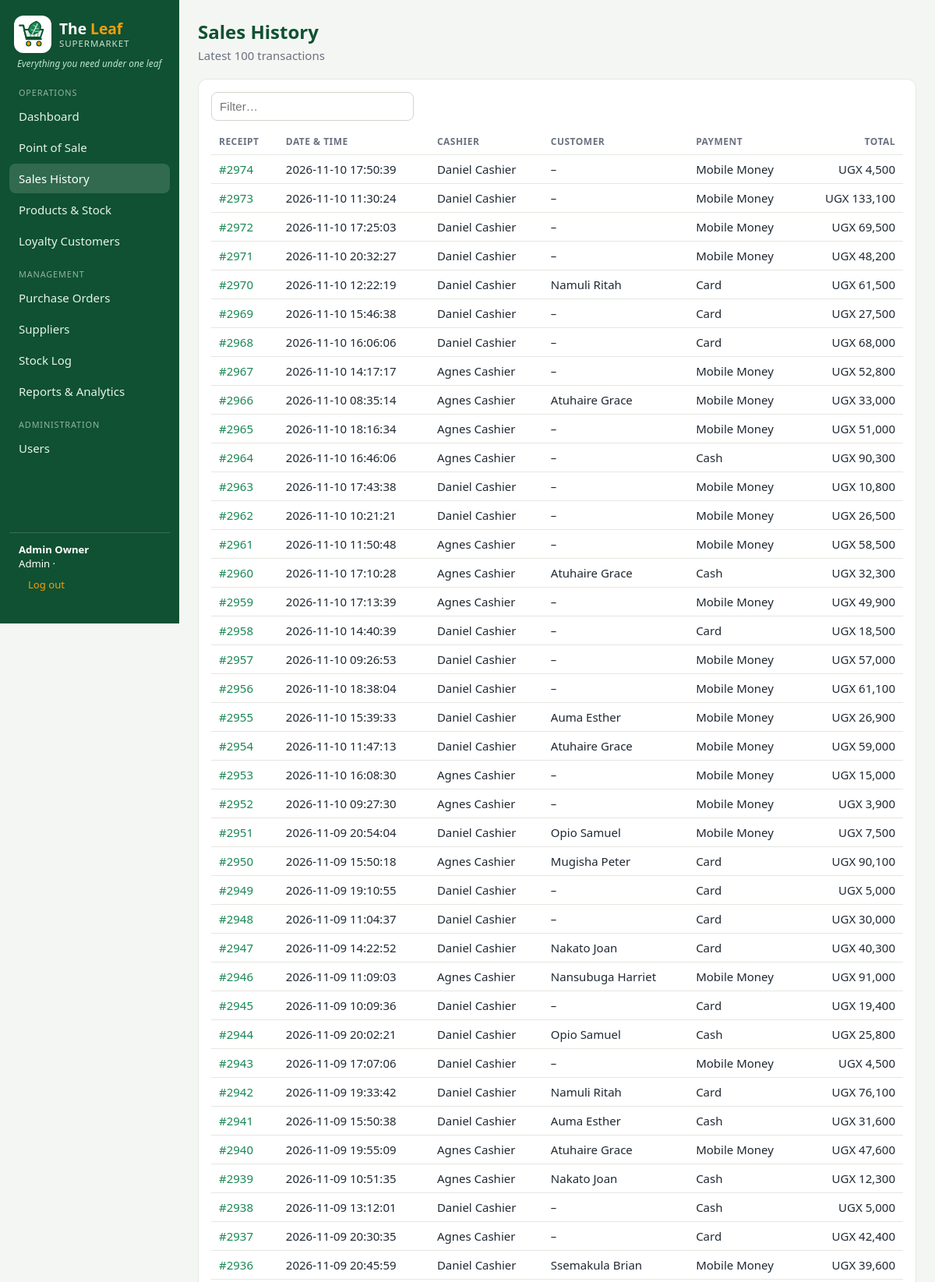
/sales.php (signed in, upper part), run on the app's committed database.
### tables this page shows
CREATE TABLE `sales` (
  `sale_id` int(11) NOT NULL AUTO_INCREMENT,
  `sale_date` datetime NOT NULL,
  `user_id` int(11) NOT NULL,
  `customer_id` int(11) DEFAULT NULL,
  `total` decimal(12,2) NOT NULL,
  `payment_method` enum('Cash','Mobile Money','Card') NOT NULL,
  `points_earned` int(11) NOT NULL DEFAULT 0,
  PRIMARY KEY (`sale_id`),
  KEY `user_id` (`user_id`),
  KEY `customer_id` (`customer_id`),
  KEY `idx_sales_date` (`sale_date`),
  CONSTRAINT `sales_ibfk_1` FOREIGN KEY (`user_id`) REFERENCES `users` (`user_id`),
  CONSTRAINT `sales_ibfk_2` FOREIGN KEY (`customer_id`) REFERENCES `customers` (`customer_id`)
);

CREATE TABLE `users` (
  `user_id` int(11) NOT NULL AUTO_INCREMENT,
  `full_name` varchar(100) NOT NULL,
  `username` varchar(50) NOT NULL,
  `password_hash` varchar(255) NOT NULL,
  `role` enum('admin','manager','cashier') NOT NULL,
  `active` tinyint(1) NOT NULL DEFAULT 1,
  PRIMARY KEY (`user_id`),
  UNIQUE KEY `username` (`username`)
);

CREATE TABLE `customers` (
  `customer_id` int(11) NOT NULL AUTO_INCREMENT,
  `full_name` varchar(100) NOT NULL,
  `phone` varchar(20) NOT NULL,
  `loyalty_points` int(11) NOT NULL DEFAULT 0,
  `joined_on` date NOT NULL,
  PRIMARY KEY (`customer_id`),
  UNIQUE KEY `phone` (`phone`)
);

### includes/bootstrap.php (called while the page is built, shortened)
<?php
function cfg() { static $c; return $c ??= require __DIR__ . '/../config.php'; }
function db(): PDO {
    static $pdo;
    if (!$pdo) {
        $c = cfg();
        $pdo = new PDO("mysql:host={$c['host']};port={$c['port']};dbname={$c['name']};charset=utf8mb4", $c['user'], $c['pass'], [
            PDO::ATTR_ERRMODE => PDO::ERRMODE_EXCEPTION,
            PDO::ATTR_DEFAULT_FETCH_MODE => PDO::FETCH_ASSOC,
            PDO::ATTR_EMULATE_PREPARES => false,
        ]);
    }
    return $pdo;
}
function run($sql, $a = []) { $s = db()->prepare($sql); $s->execute($a); return $s; }
function q($sql, $a = []) { return run($sql, $a)->fetchAll(); }
function e($v) { return htmlspecialchars((string)$v, ENT_QUOTES, 'UTF-8'); }
function ugx($n) { return 'UGX ' . number_format((float)$n); }
require_once __DIR__ . '/layout.php';

### sales.php (the view, shortened to what this page needs)
<?php
require 'includes/bootstrap.php'; require_login();
$rows = q('SELECT s.*, u.full_name cashier, c.full_name customer FROM sales s JOIN users u ON u.user_id=s.user_id LEFT JOIN customers c ON c.customer_id=s.customer_id ORDER BY sale_id DESC LIMIT 100');
render_head('Sales History'); ?>
<h1>Sales History</h1><p class="sub">Latest 100 transactions</p>
<div class="card"><input data-filter="#t" placeholder="Filter…" style="max-width:260px;margin-bottom:10px"><table id="t"><tr><th>Receipt</th><th>Date &amp; time</th><th>Cashier</th><th>Customer</th><th>Payment</th><th class="r">Total</th></tr>
<?php foreach ($rows as $s): ?><tr><td><a href="receipt.php?id=<?= $s['sale_id'] ?>">#<?= $s['sale_id'] ?></a></td><td><?= e($s['sale_date']) ?></td><td><?= e($s['cashier']) ?></td><td><?= e($s['customer'] ?: '–') ?></td><td><?= e($s['payment_method']) ?></td><td class="r"><?= ugx($s['total']) ?></td></tr><?php endforeach; ?></table></div>

### assets/style.css (style rules this page uses)
:root { --green:#0f5132;--green2:#198754;--amber:#f59e0b;--bg:#f4f6f3;--card:#fff;--ink:#1f2933;--mute:#6b7280;--line:#e5e7e0;--red:#c0392b }
* { box-sizing:border-box }
body { margin:0;font-family:system-ui,-apple-system,Segoe UI,Roboto,sans-serif;background:var(--bg);color:var(--ink);font-size:15px }
a { color:var(--green2);text-decoration:none }
h1 { margin:0 0 4px;font-size:1.5rem;color:var(--green) }
.sub { color:var(--mute);margin:0 0 20px }
.card { background:var(--card);border:1px solid var(--line);border-radius:12px;padding:16px;margin-bottom:16px;overflow-x:auto }
table { width:100%;border-collapse:collapse }
th,td { text-align:left;padding:8px 10px;border-bottom:1px solid var(--line);white-space:nowrap }
th { font-size:.75rem;text-transform:uppercase;letter-spacing:.04em;color:var(--mute) }
td.r,th.r { text-align:right }
input,select { padding:9px 10px;border:1px solid #cfd6cb;border-radius:8px;font-size:.95rem;background:#fff;width:100% }

### data on the page
sales: sale_id "2974", sale_date "2026-11-10 17:50:39", user.full_name "Daniel Cashier", customer "–", payment_method "Mobile Money", total "UGX 4,500"
sales: sale_id "2973", sale_date "2026-11-10 11:30:24", user.full_name "Daniel Cashier", customer "–", payment_method "Mobile Money", total "UGX 133,100"
sales: sale_id "2972", sale_date "2026-11-10 17:25:03", user.full_name "Daniel Cashier", customer "–", payment_method "Mobile Money", total "UGX 69,500"
sales: sale_id "2971", sale_date "2026-11-10 20:32:27", user.full_name "Daniel Cashier", customer "–", payment_method "Mobile Money", total "UGX 48,200"
sales: sale_id "2970", sale_date "2026-11-10 12:22:19", user.full_name "Daniel Cashier", customer.full_name "Namuli Ritah", payment_method "Card", total "UGX 61,500"
sales: sale_id "2969", sale_date "2026-11-10 15:46:38", user.full_name "Daniel Cashier", customer "–", payment_method "Card", total "UGX 27,500"
sales: sale_id "2968", sale_date "2026-11-10 16:06:06", user.full_name "Daniel Cashier", customer "–", payment_method "Card", total "UGX 68,000"
sales: sale_id "2967", sale_date "2026-11-10 14:17:17", user.full_name "Agnes Cashier", customer "–", payment_method "Mobile Money", total "UGX 52,800"
sales: sale_id "2966", sale_date "2026-11-10 08:35:14", user.full_name "Agnes Cashier", customer.full_name "Atuhaire Grace", payment_method "Mobile Money", total "UGX 33,000"
sales: sale_id "2965", sale_date "2026-11-10 18:16:34", user.full_name "Agnes Cashier", customer "–", payment_method "Mobile Money", total "UGX 51,000"
sales: sale_id "2964", sale_date "2026-11-10 16:46:06", user.full_name "Agnes Cashier", customer "–", payment_method "Cash", total "UGX 90,300"
sales: sale_id "2963", sale_date "2026-11-10 17:43:38", user.full_name "Daniel Cashier", customer "–", payment_method "Mobile Money", total "UGX 10,800"
sales: sale_id "2962", sale_date "2026-11-10 10:21:21", user.full_name "Daniel Cashier", customer "–", payment_method "Mobile Money", total "UGX 26,500"
sales: sale_id "2961", sale_date "2026-11-10 11:50:48", user.full_name "Agnes Cashier", customer "–", payment_method "Mobile Money", total "UGX 58,500"
sales: sale_id "2960", sale_date "2026-11-10 17:10:28", user.full_name "Agnes Cashier", customer.full_name "Atuhaire Grace", payment_method "Cash", total "UGX 32,300"
sales: sale_id "2959", sale_date "2026-11-10 17:13:39", user.full_name "Agnes Cashier", customer "–", payment_method "Mobile Money", total "UGX 49,900"
sales: sale_id "2958", sale_date "2026-11-10 14:40:39", user.full_name "Daniel Cashier", customer "–", payment_method "Card", total "UGX 18,500"
sales: sale_id "2957", sale_date "2026-11-10 09:26:53", user.full_name "Daniel Cashier", customer "–", payment_method "Mobile Money", total "UGX 57,000"
sales: sale_id "2956", sale_date "2026-11-10 18:38:04", user.full_name "Daniel Cashier", customer "–", payment_method "Mobile Money", total "UGX 61,100"
sales: sale_id "2955", sale_date "2026-11-10 15:39:33", user.full_name "Daniel Cashier", customer.full_name "Auma Esther", payment_method "Mobile Money", total "UGX 26,900"
sales: sale_id "2954", sale_date "2026-11-10 11:47:13", user.full_name "Daniel Cashier", customer.full_name "Atuhaire Grace", payment_method "Mobile Money", total "UGX 59,000"
sales: sale_id "2953", sale_date "2026-11-10 16:08:30", user.full_name "Agnes Cashier", customer "–", payment_method "Mobile Money", total "UGX 15,000"
sales: sale_id "2952", sale_date "2026-11-10 09:27:30", user.full_name "Agnes Cashier", customer "–", payment_method "Mobile Money", total "UGX 3,900"
sales: sale_id "2951", sale_date "2026-11-09 20:54:04", user.full_name "Daniel Cashier", customer.full_name "Opio Samuel", payment_method "Mobile Money", total "UGX 7,500"
sales: sale_id "2950", sale_date "2026-11-09 15:50:18", user.full_name "Agnes Cashier", customer.full_name "Mugisha Peter", payment_method "Card", total "UGX 90,100"
sales: sale_id "2949", sale_date "2026-11-09 19:10:55", user.full_name "Daniel Cashier", customer "–", payment_method "Card", total "UGX 5,000"
sales: sale_id "2948", sale_date "2026-11-09 11:04:37", user.full_name "Daniel Cashier", customer "–", payment_method "Card", total "UGX 30,000"
sales: sale_id "2947", sale_date "2026-11-09 14:22:52", user.full_name "Daniel Cashier", customer.full_name "Nakato Joan", payment_method "Card", total "UGX 40,300"
sales: sale_id "2946", sale_date "2026-11-09 11:09:03", user.full_name "Agnes Cashier", customer.full_name "Nansubuga Harriet", payment_method "Mobile Money", total "UGX 91,000"
sales: sale_id "2945", sale_date "2026-11-09 10:09:36", user.full_name "Daniel Cashier", customer "–", payment_method "Card", total "UGX 19,400"
sales: sale_id "2944", sale_date "2026-11-09 20:02:21", user.full_name "Daniel Cashier", customer.full_name "Opio Samuel", payment_method "Cash", total "UGX 25,800"
sales: sale_id "2943", sale_date "2026-11-09 17:07:06", user.full_name "Daniel Cashier", customer "–", payment_method "Mobile Money", total "UGX 4,500"
sales: sale_id "2942", sale_date "2026-11-09 19:33:42", user.full_name "Daniel Cashier", customer.full_name "Namuli Ritah", payment_method "Card", total "UGX 76,100"
sales: sale_id "2941", sale_date "2026-11-09 15:50:38", user.full_name "Daniel Cashier", customer.full_name "Auma Esther", payment_method "Cash", total "UGX 31,600"
sales: sale_id "2940", sale_date "2026-11-09 19:55:09", user.full_name "Agnes Cashier", customer.full_name "Atuhaire Grace", payment_method "Mobile Money", total "UGX 47,600"
sales: sale_id "2939", sale_date "2026-11-09 10:51:35", user.full_name "Agnes Cashier", customer.full_name "Nakato Joan", payment_method "Cash", total "UGX 12,300"
sales: sale_id "2938", sale_date "2026-11-09 13:12:01", user.full_name "Daniel Cashier", customer "–", payment_method "Cash", total "UGX 5,000"
sales: sale_id "2937", sale_date "2026-11-09 20:30:35", user.full_name "Agnes Cashier", customer "–", payment_method "Card", total "UGX 42,400"
sales: sale_id "2936", sale_date "2026-11-09 20:45:59", user.full_name "Daniel Cashier", customer.full_name "Ssemakula Brian", payment_method "Mobile Money", total "UGX 39,600"

### other printed values
SLOGAN "Everything you need under one leaf"
$label "Dashboard Point of Sale Sales History Products & Stock Loyalty Customers Purchase Orders Suppliers Stock Log Reports & Analytics Users"
$u['name'] "Admin Owner"
$u['role'] "Admin"
